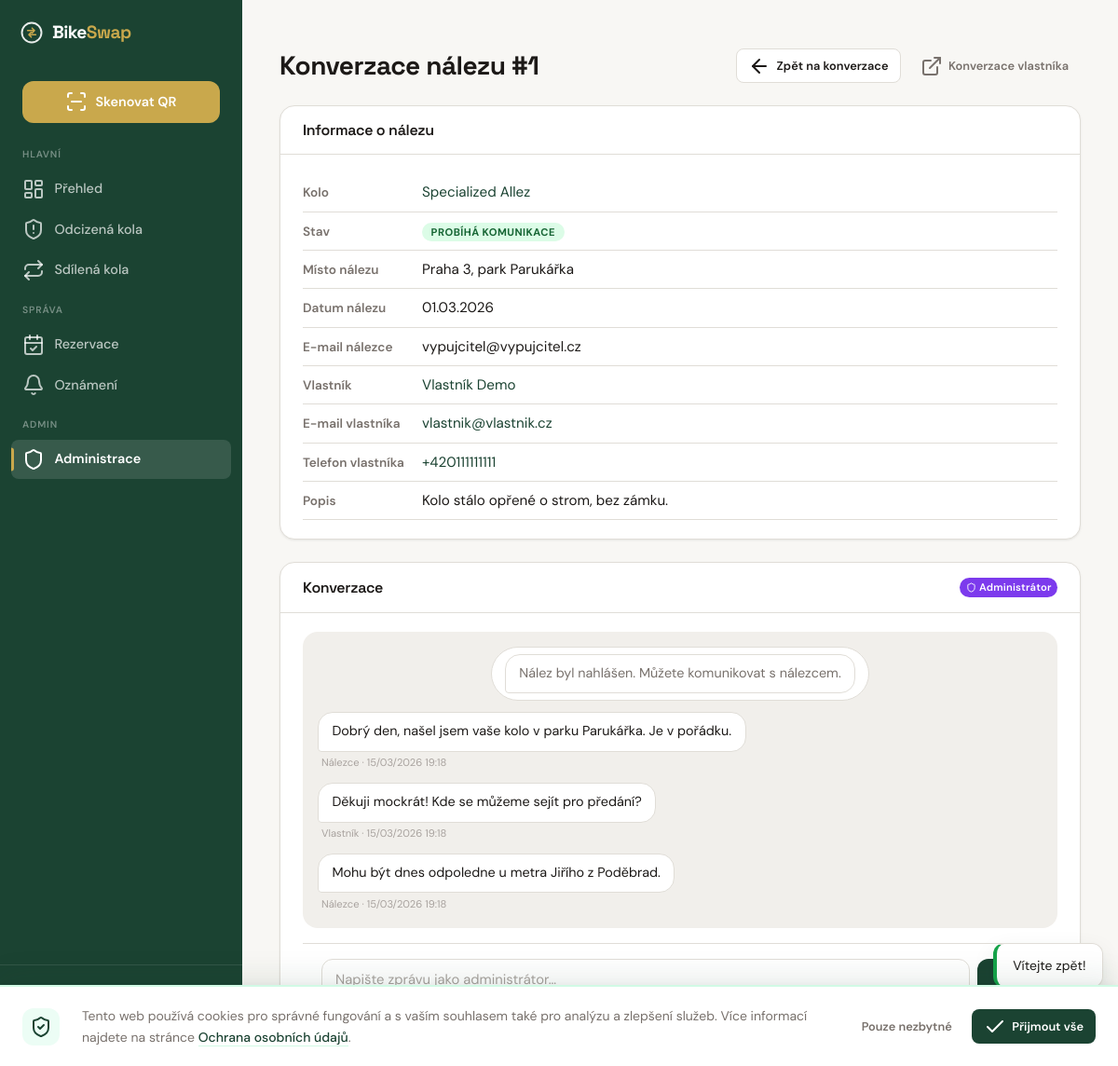
The page /admin/conversation/found/1 (signed in) on the database its author committed.
### tables this page shows
CREATE TABLE IF NOT EXISTS `found_reports` (
    `id`                  INT UNSIGNED    NOT NULL AUTO_INCREMENT,
    `bike_id`             INT UNSIGNED    NULL DEFAULT NULL,
    `qr_hash_scanned`     VARCHAR(64)     NULL DEFAULT NULL,
    `reported_by`         INT UNSIGNED    NULL DEFAULT NULL,
    `reporter_email`      VARCHAR(255)    NULL DEFAULT NULL,
    `reporter_phone`      VARCHAR(20)     NULL DEFAULT NULL,
    `reporter_ip`         VARCHAR(45)     NULL DEFAULT NULL,
    `conversation_token`  VARCHAR(64)     NOT NULL,
    `found_date`          DATE            NULL DEFAULT NULL,
    `found_location_text` VARCHAR(255)    NULL DEFAULT NULL,
    `found_location_lat`  DECIMAL(10, 7)  NULL DEFAULT NULL,
    `found_location_lng`  DECIMAL(10, 7)  NULL DEFAULT NULL,
    `description`         TEXT            NULL DEFAULT NULL,
    `status`              ENUM('pending', 'verified', 'contacted', 'resolved', 'closed') NOT NULL DEFAULT 'pending',
    `verified_by`         INT UNSIGNED    NULL DEFAULT NULL,
    `verified_at`         DATETIME        NULL DEFAULT NULL,
    `created_at`          DATETIME        NOT NULL DEFAULT CURRENT_TIMESTAMP,

    PRIMARY KEY (`id`),
    UNIQUE KEY `uq_found_token` (`conversation_token`),
    KEY `idx_found_bike` (`bike_id`),
    KEY `idx_found_status` (`status`),
    KEY `idx_found_qr` (`qr_hash_scanned`),
    CONSTRAINT `fk_found_bike` FOREIGN KEY (`bike_id`) REFERENCES `bikes` (`id`) ON DELETE SET NULL,
    CONSTRAINT `fk_found_reporter` FOREIGN KEY (`reported_by`) REFERENCES `users` (`id`) ON DELETE SET NULL,
    CONSTRAINT `fk_found_verifier` FOREIGN KEY (`verified_by`) REFERENCES `users` (`id`) ON DELETE SET NULL
);

CREATE TABLE IF NOT EXISTS `bikes` (
    `id`                   INT UNSIGNED    NOT NULL AUTO_INCREMENT,
    `owner_id`             INT UNSIGNED    NOT NULL,
    `qr_hash`              VARCHAR(64)     NOT NULL,
    `brand`                VARCHAR(100)    NOT NULL,
    `model`                VARCHAR(100)    NULL DEFAULT NULL,
    `color`                VARCHAR(50)     NOT NULL,
    `frame_number`         VARCHAR(100)    NULL DEFAULT NULL,
    `year_of_manufacture`  SMALLINT UNSIGNED NULL DEFAULT NULL,
    `description`          TEXT            NULL DEFAULT NULL,
    `status`               ENUM('active', 'stolen', 'found', 'recovered') NOT NULL DEFAULT 'active',
    `is_shared`            TINYINT(1)      NOT NULL DEFAULT 0,
    `auto_accept`          TINYINT(1)      NOT NULL DEFAULT 0,
    `availability_days`    VARCHAR(20)     DEFAULT NULL,
    `created_at`           DATETIME        NOT NULL DEFAULT CURRENT_TIMESTAMP,
    `updated_at`           DATETIME        NOT NULL DEFAULT CURRENT_TIMESTAMP ON UPDATE CURRENT_TIMESTAMP,

    PRIMARY KEY (`id`),
    UNIQUE KEY `uq_bikes_qr_hash` (`qr_hash`),
    KEY `idx_bikes_owner` (`owner_id`),
    KEY `idx_bikes_status` (`status`),
    KEY `idx_bikes_shared` (`is_shared`),
    CONSTRAINT `fk_bikes_owner` FOREIGN KEY (`owner_id`) REFERENCES `users` (`id`) ON DELETE CASCADE
);

CREATE TABLE IF NOT EXISTS `users` (
    `id`                 INT UNSIGNED    NOT NULL AUTO_INCREMENT,
    `email`              VARCHAR(255)    NOT NULL,
    `password_hash`      VARCHAR(255)    NOT NULL,
    `role`               ENUM('user', 'police', 'admin') NOT NULL DEFAULT 'user',
    `first_name`         VARCHAR(50)     NOT NULL,
    `surname`            VARCHAR(50)     NOT NULL DEFAULT '',
    `phone`              VARCHAR(20)     NULL DEFAULT NULL,
    `address`            VARCHAR(255)    NULL DEFAULT NULL,
    `is_verified`        TINYINT(1)      NOT NULL DEFAULT 0,
    `verification_token` VARCHAR(64)     NULL DEFAULT NULL,
    `password_reset_token`   VARCHAR(64) NULL DEFAULT NULL,
    `password_reset_expires` DATETIME    NULL DEFAULT NULL,
    `totp_secret`        VARCHAR(255)    NULL DEFAULT NULL,
    `totp_enabled`       TINYINT(1)      NOT NULL DEFAULT 0,
    `karma_score`        INT             NOT NULL DEFAULT 0,
    `is_banned`          TINYINT(1)      NOT NULL DEFAULT 0,
    `created_at`         DATETIME        NOT NULL DEFAULT CURRENT_TIMESTAMP,
    `updated_at`         DATETIME        NOT NULL DEFAULT CURRENT_TIMESTAMP ON UPDATE CURRENT_TIMESTAMP,
    `last_login_at`      DATETIME        NULL DEFAULT NULL,

    PRIMARY KEY (`id`),
    UNIQUE KEY `uq_users_email` (`email`),
    KEY `idx_users_role` (`role`)
);

CREATE TABLE IF NOT EXISTS `found_report_messages` (
    `id`               INT UNSIGNED    NOT NULL AUTO_INCREMENT,
    `found_report_id`  INT UNSIGNED    NOT NULL,
    `sender_type`      ENUM('owner','finder','system','admin') NOT NULL,
    `sender_user_id`   INT UNSIGNED    NULL DEFAULT NULL,
    `message`          TEXT            NOT NULL,
    `is_read`          TINYINT(1)      NOT NULL DEFAULT 0,
    `created_at`       DATETIME        NOT NULL DEFAULT CURRENT_TIMESTAMP,

    PRIMARY KEY (`id`),
    KEY `idx_frmsg_report` (`found_report_id`, `created_at`),
    CONSTRAINT `fk_frmsg_report` FOREIGN KEY (`found_report_id`) REFERENCES `found_reports` (`id`) ON DELETE CASCADE,
    CONSTRAINT `fk_frmsg_sender` FOREIGN KEY (`sender_user_id`) REFERENCES `users` (`id`) ON DELETE SET NULL
);

### templates/admin/conversation-found.php (the view, shortened to what the rows shown need)
<div class="page-header">
  <h1>Konverzace nálezu #<?= $report->getId() ?></h1>
  <div class="page-header-actions">
    <a href="/admin/conversations" class="btn btn-secondary btn-sm">
    </a>
    <?php if ($report->getBikeId()): ?>
      <a href="/found/<?= $report->getId() ?>/conversation" class="btn btn-ghost btn-sm" target="_blank">
      </a>
    <?php endif; ?>
  </div>
</div>
<div class="card mb-lg">
  <div class="card-body">
    <div class="info-row">
      <span class="info-value">
        <?php if ($bike): ?>
          <a href="/admin/bikes/<?= $bike->getId() ?>"><?= e($bike->getFullName()) ?></a>
        <?php elseif ($report->getQrHashScanned()): ?>
          QR: <?= e($report->getQrHashScanned()) ?>
        <?php else: ?>—<?php endif; ?>
      </span>
    </div>
    <div class="info-row">
      <span class="info-value">
        <span class="status-badge <?= e($report->getStatusClass()) ?>"><?= e($report->getStatusLabel()) ?></span>
      </span>
    </div>
    <div class="info-row">
      <span class="info-label">Místo nálezu</span>
      <span class="info-value"><?= $report->getFoundLocationText() ? e($report->getFoundLocationText()) : '—' ?></span>
    </div>
    <div class="info-row">
      <span class="info-label">Datum nálezu</span>
      <span class="info-value"><?= $report->getFoundDate() ? date('d.m.Y', strtotime($report->getFoundDate())) : '—' ?></span>
    </div>
    <?php if ($report->getReporterEmail()): ?>
    <div class="info-row">
      <span class="info-label">E-mail nálezce</span>
      <span class="info-value"><?= e($report->getReporterEmail()) ?></span>
    </div>
    <?php endif; ?>
    <?php if (isset($owner) && $owner): ?>
    <div class="info-row">
      <span class="info-label">Vlastník</span>
      <span class="info-value">
        <a href="/admin/users/<?= $owner->getId() ?>"><?= e($owner->getFullName()) ?></a>
      </span>
    </div>
    <div class="info-row">
      <span class="info-label">E-mail vlastníka</span>
      <span class="info-value"><a href="mailto:<?= e($owner->getEmail()) ?>"><?= e($owner->getEmail()) ?></a></span>
    </div>
    <?php if ($owner->getPhone()): ?>
    <div class="info-row">
      <span class="info-label">Telefon vlastníka</span>
      <span class="info-value"><a href="tel:<?= e($owner->getPhone()) ?>"><?= e($owner->getPhone()) ?></a></span>
    </div>
    <?php endif; ?>
    <?php endif; ?>
    <?php if ($report->getDescription()): ?>
    <div class="info-row">
      <span class="info-label">Popis</span>
      <span class="info-value"><?= e($report->getDescription()) ?></span>
    </div>
    <?php endif; ?>
  </div>
</div>
<div class="card">
  <div class="card-body" style="padding-bottom:0">
    <div class="conversation-messages" id="conversation-thread">
      <?php if (empty($messages)): ?>
        <div class="conversation-empty text-muted text-center" style="padding:2rem">
          <i data-lucide="message-square" style="width:32px;height:32px;margin-bottom:0.5rem"></i>
          <p>Zatím žádné zprávy.</p>
        </div>
      <?php else: ?>
        <?php foreach ($messages as $msg): ?>
          <?php $isAdmin = $msg->getSenderType() === 'admin'; ?>
          <div class="message <?= $msg->getSenderClass() ?> <?= $isAdmin ? 'mine' : '' ?>">
            <div class="message-bubble"><?= nl2br(e($msg->getMessage())) ?></div>
            <?php if (!$msg->isSystemMessage()): ?>
              <div class="message-meta">
                <?= e($msg->getSenderLabel()) ?>
                · <?= e($msg->getFormattedTime()) ?>
              </div>
            <?php endif; ?>
          </div>
        <?php endforeach; ?>
      <?php endif; ?>
    </div>
  </div>
</div>

### rows shown on the page
found_reports: id "1", status "PROBÍHÁ KOMUNIKACE", found_location_text "Praha 3, park Parukářka", found_date "01.03.2026", reporter_email "vypujcitel@vypujcitel.cz", description "Kolo stálo opřené o strom, bez zámku."
bikes: $bike->getFullName() "Specialized Allez"
users: $owner->getFullName() "Vlastník Demo", email "vlastnik@vlastnik.cz", phone "+420111111111"
found_report_messages: message "Nález byl nahlášen. Můžete komunikovat s nálezcem."
found_report_messages: message "Dobrý den, našel jsem vaše kolo v parku Parukářka. Je v pořádku.", sender_type "Nálezce", created_at "15/03/2026 19:18"
found_report_messages: message "Děkuji mockrát! Kde se můžeme sejít pro předání?", sender_type "Vlastník", created_at "15/03/2026 19:18"
found_report_messages: message "Mohu být dnes odpoledne u metra Jiřího z Poděbrad.", sender_type "Nálezce", created_at "15/03/2026 19:18"
